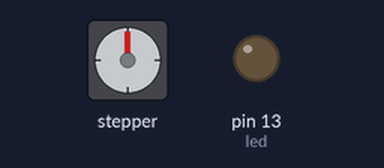
This sketch was run on a simulated Arduino Uno, built with avr-gcc and run on an emulated ATmega328P. Parts: stepper motor, output pins drawn as LEDs (lit = HIGH). Stepper angles assume 2038 steps per turn.

Above: at 0.05 s.
At 1.5 s:
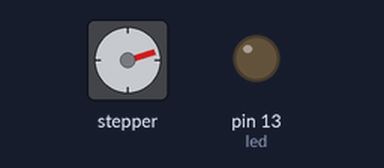
At 3.0 s:
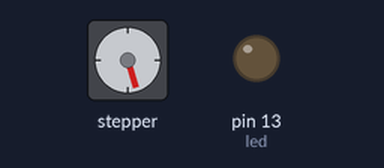
At 6.0 s:
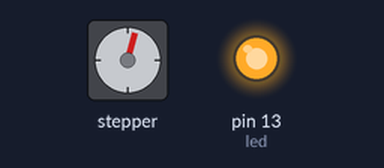
Timing chart, 0 to 7.9 s (numbered marks = the images above):
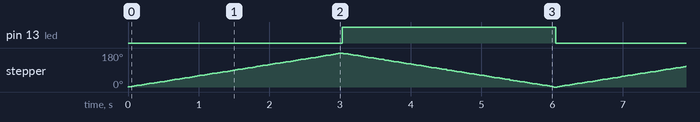

The sketch:

stepper_test.ino
```cpp
#include <Stepper.h>

int led = 13;

const int stepsPerRevolution = 2038;
Stepper step_son = Stepper(stepsPerRevolution, 8, 10, 9, 11); //this order is not intuitive or explained but will fix the backwards motion

void setup() {
  pinMode(led, OUTPUT);
  step_son.setSpeed(10);
}

void loop() {
  digitalWrite(led, LOW);
  step_son.step(.5*stepsPerRevolution);

  digitalWrite(led, HIGH);
  step_son.step(-.5*stepsPerRevolution);
}
```

Measured:
- by itself, pin 13 (led): alternates HIGH for 3.0 s and LOW for 3.0 s
- by itself, stepper: turns 180° clockwise in 3.0 s, then 180° counter-clockwise in 3.0 s, repeating every 6.1 s
